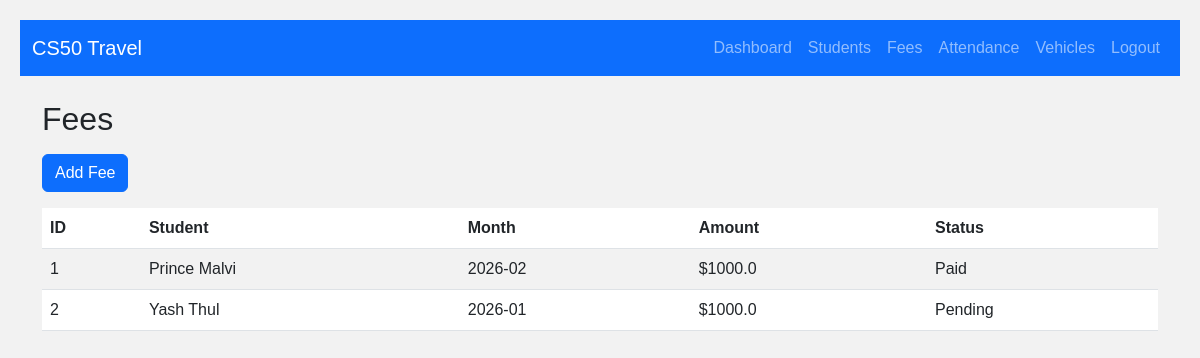
Page /fees (signed in) on the committed database.
### tables this page shows
CREATE TABLE fees (
            id INTEGER PRIMARY KEY AUTOINCREMENT,
            student_id INTEGER,
            month TEXT,
            amount REAL,
            status TEXT,
            FOREIGN KEY(student_id) REFERENCES students(id)
        );

CREATE TABLE students (
            id INTEGER PRIMARY KEY AUTOINCREMENT,
            name TEXT,
            school TEXT,
            route TEXT,
            photo TEXT
        );

### app.py (the view)
@app.route("/fees")
def fees():
    if "user" not in session:
        return redirect("/")
    cur = get_db().cursor()
    cur.execute(
        """
        SELECT fees.id, students.name, fees.month, fees.amount, fees.status
        FROM fees JOIN students ON fees.student_id = students.id
    """
    )
    fees = cur.fetchall()
    return render_template("fees.html", fees=fees)

### app.py (called while the page is built)
def get_db():
    db = getattr(g, "_database", None)
    if db is None:
        db = g._database = sqlite3.connect(DATABASE)
        db.row_factory = sqlite3.Row
    return db

@app.teardown_appcontext
def close_connection(exception):
    db = getattr(g, "_database", None)
    if db is not None:
        db.close()

### templates/fees.html
{% extends "layout.html" %}
{% block content %}
<h2 class="mb-3">Fees</h2>
<a href="/add_fee" class="btn btn-primary mb-3">Add Fee</a>
<table class="table table-striped">
  <thead>
    <tr>
      <th>ID</th>
      <th>Student</th>
      <th>Month</th>
      <th>Amount</th>
      <th>Status</th>
    </tr>
  </thead>
  <tbody>
    {% for fee in fees %}
    <tr>
      <td>{{ fee.id }}</td>
      <td>{{ fee.name }}</td>
      <td>{{ fee.month }}</td>
      <td>${{ fee.amount }}</td>
      <td>{{ fee.status }}</td>
    </tr>
    {% endfor %}
  </tbody>
</table>
{% endblock %}

### static/style.css (style rules this page uses)
body { font-family: Arial; background: #f2f2f2; padding: 20px; }

### rows in the picture
fees: id "1", name "Prince Malvi", month "2026-02", amount "1000.0", status "Paid"
fees: id "2", name "Yash Thul", month "2026-01", amount "1000.0", status "Pending"
